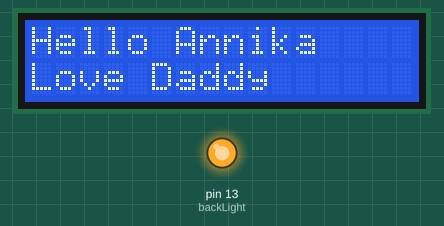
Simulated run of this sketch. Board: Arduino Uno, built with avr-gcc and run on an emulated ATmega328P. Shown: 16×2 character LCD, output pins drawn as LEDs (lit = HIGH).

Above: at 0.1 s.
At 90.4 s:
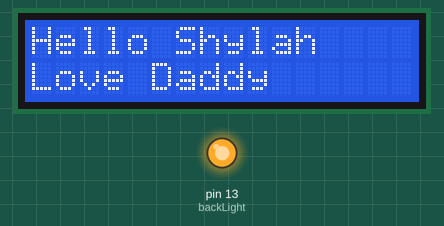

Measured:
- what the display in image 1 shows lasts 30.1 s, from 90.3 s to 120.4 s

The sketch:

Circuit_01.ino
```cpp
/*

Example sketch 01

BLINKING A LED

  Turn an LED on for one second, off for one second,
  and repeat forever.

Hardware connections:

  Most Arduinos already have an LED and resistor connected to
  pin 13, so you may not need any additional circuitry.

  But if you'd like to connect a second LED to pin 13, or use
  a different pin, follow these steps:

    Connect the positive side of your LED (longer leg) to Arduino
    digital pin 13 (or another digital pin, don't forget to change
    the code to match).

    Connect the negative side of your LED (shorter leg) to a
    330 Ohm resistor (orange-orange-brown). Connect the other side
    of the resistor to ground.

    pin 13 _____ + LED - _____ 330 Ohm _____ GND

    (We always use resistors between the Arduino and and LEDs
    to keep the LEDs from burning out due to too much current.)

This sketch was written by SparkFun Electronics,
with lots of help from the Arduino community.
This code is completely free for any use.
Visit http://www.arduino.cc to learn about the Arduino.

Version 2.0 6/2012 MDG
*/


// Welcome to Arduino!

// If you're brand-new to this, there will be some new things to
// learn, but we'll jump right in and explain things as we go.

// The Arduino is a tiny computer that runs programs called
// "sketches". These are text files written using instructions
// the computer understances. You're reading a sketch right now.

// Sketches have computer code in them, but also (hopefully)
// "comments" that explain what the code does. Comments and code
// will have different colors in the editor so you can tell them
// apart.

// This is a comment - anything on a line after "//" is ignored
// by the computer.

/* This is also a comment - this one can be multi-line, but it
must start and end with these characters */

// A "function" is a named block of code, that performs a specific,
// well, function. Many useful functions are already built-in to
// the Arduino; others you'll name and write yourself for your
// own purposes.

// All Arduino sketches MUST have two specific functions, named
// "setup()" and "loop()". The Arduino runs these functions
// automatically when it starts up or if you press the reset
// button. You'll typically fill these function "shells" with your
// own code. Let's get started!


// The setup() function runs once when the sketch starts.
// You'll use it for things you need to do first, or only once:

#include <LiquidCrystal.h>

// Connections:
// rs (LCD pin 4) to Arduino pin 12
// rw (LCD pin 5) to Arduino pin 11
// enable (LCD pin 6) to Arduino pin 10
// LCD pin 15 to Arduino pin 13
// LCD pins d4, d5, d6, d7 to Arduino pins 5, 4, 3, 2
LiquidCrystal lcd(12, 11, 10, 5, 4, 3, 2);

int backLight = 13;    // pin 13 will control the backlight

void setup()
{
  // The Arduino has 13 digital input/output pins. These pins
  // can be configured as either inputs or outputs. We set this
  // up with a built-in function called pinMode().

  // The pinMode() function takes two values, which you type in
  // the parenthesis after the function name. The first value is
  // a pin number, the second value is the word INPUT or OUTPUT.

  // Here we'll set up pin 13 (the one connected to a LED) to be
  // an output. We're doing this because we need to send voltage
  // "out" of the Arduino to the LED.

  //pinMode(13, OUTPUT);

  // By the way, the Arduino offers many useful built-in functions
  // like this one. You can find information on all of them at the
  // Arduino website: http://arduino.cc/en/Reference
  pinMode(backLight, OUTPUT);
  digitalWrite(backLight, HIGH); // turn backlight on. Replace 'HIGH' with 'LOW' to turn it off.
  lcd.begin(16,2);              // columns, rows.  use 16,2 for a 16x2 LCD, etc.
  lcd.clear();                  // start with a blank screen
  lcd.setCursor(0,0);           // set cursor to column 0, row 0 (the first row)
  lcd.print("Hello Annika");    // change this text to whatever you like. keep it clean.
  lcd.setCursor(0,1);           // set cursor to column 0, row 1
  lcd.print("Love Daddy");

  // if you have a 4 row LCD, uncomment these lines to write to the bottom rows
  // and change the lcd.begin() statement above.
  //lcd.setCursor(0,2);         // set cursor to column 0, row 2
  //lcd.print("Row 3");
  //lcd.setCursor(0,3);         // set cursor to column 0, row 3
  //lcd.print("Row 4");

}


// After setup() finishes, the loop() function runs over and over
// again, forever (or until you turn off or reset the Arduino).
// This is usually where the bulk of your program lives:


void loop()
{
  // The 13 digital pins on your Arduino are great at inputting
  // and outputting on/off, or "digital" signals. These signals
  // will always be either 5 Volts (which we call "HIGH"), or
  // 0 Volts (which we call "LOW").

  // Because we have an LED connected to pin 13, if we make that
  // output HIGH, the LED will get voltage and light up. If we make
  // that output LOW, the LED will have no voltage and turn off.

  // digitalWrite() is the built-in function we use to make an
  // output pin HIGH or LOW. It takes two values; a pin number,
  // followed by the word HIGH or LOW:

  //digitalWrite(13, HIGH);   // Turn on the LED

  // delay() is a function that pauses for a given amount of time.
  // It takes one value, the amount of time to wait, measured in
  // milliseconds. There are 1000 milliseconds in a second, so if
  // you delay(1000), it will pause for exactly one second:

  //delay(1000);              // Wait for one second

  //digitalWrite(13, LOW);    // Turn off the LED

  //delay(1000);              // Wait for one second

  // All together, the above code turns the LED on, waits one
  // second, turns it off, and waits another second.

  // When the computer gets to the end of the loop() function,
  // it starts loop() over again. So this program will continue
  // blinking the LED on and off!

  // Try changing the 1000 in the above delay() functions to
  // different numbers and see how it affects the timing. Smaller
  // values will make the loop run faster. (Why?)
  lcd.begin(16,2);              // columns, rows.  use 16,2 for a 16x2 LCD, etc.
  lcd.clear();                  // start with a blank screen
  lcd.setCursor(0,0);           // set cursor to column 0, row 0 (the first row)
  lcd.print("Hello Annika");    // change this text to whatever you like. keep it clean.
  lcd.setCursor(0,1);           // set cursor to column 0, row 1
  lcd.print("Love Daddy");

  delay(30000);
  lcd.begin(16,2);              // columns, rows.  use 16,2 for a 16x2 LCD, etc.
  lcd.clear();                  // start with a blank screen
  lcd.setCursor(0,0);           // set cursor to column 0, row 0 (the first row)
  lcd.print("Hello Shylah");    // change this text to whatever you like. keep it clean.
  lcd.setCursor(0,1);           // set cursor to column 0, row 1
  lcd.print("Love Daddy");
  delay(30000);


}
```
